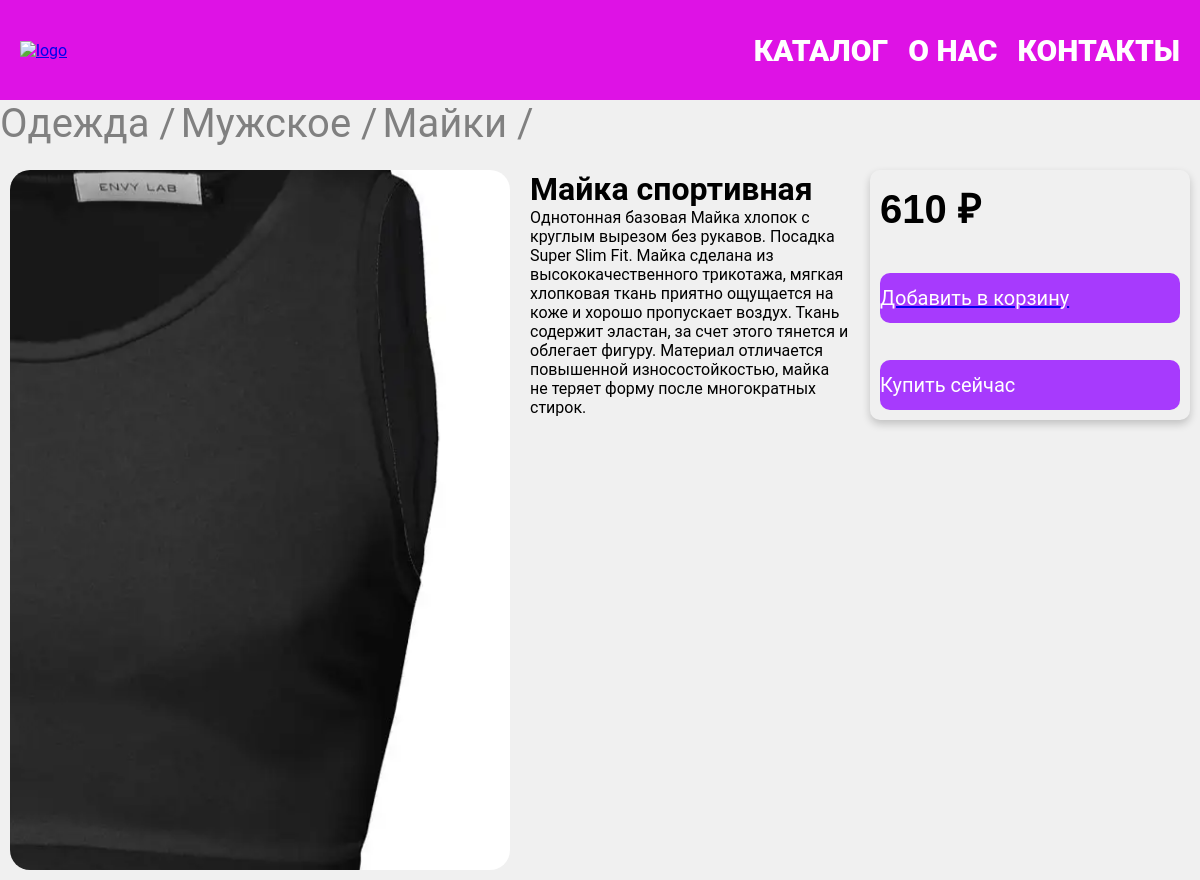
Page /product/11 on the committed database.
### app/models.py (models this page shows, shortened)
class Category(models.Model):
    name = models.CharField(
        verbose_name="Название",
        max_length=200,
    )
    parent = models.ForeignKey(
        "self",
        verbose_name="Родительская категория",
        on_delete=models.CASCADE,
        null=True,
        blank=True,
    )
    class Meta:
        verbose_name="Категория"
        verbose_name_plural = "Категория"

class Product(models.Model):
    name = models.CharField(
        verbose_name="Наименование",
        max_length=200,
    )
    desc = models.TextField(
        verbose_name="Описание",
        max_length=600,
    )
    price = models.DecimalField(
        verbose_name="Цена",
        max_digits=10,
        decimal_places=0,
    )
    image = models.ImageField(
        verbose_name="Изображение",
        upload_to="products/",
    )
    category = models.ForeignKey(
        "Category",
        verbose_name="Категория",
        on_delete=models.CASCADE,
    )
    brand = models.ForeignKey(
        "Brand",
        verbose_name="Бренд",
        on_delete=models.CASCADE,
    )
    class Meta:
        verbose_name="Товар"
        verbose_name_plural = "Товары"

### app/views.py (the view)
# urls.py: path("product/<int:product_id>", views.products_details, name="product_details"),
def products_details(request, product_id):
    product = Product.objects.get(id=product_id)
    categories = []
    categories.append(product.category)
    cur_category = product.category
    while cur_category.parent:
        categories.append(cur_category.parent)
        cur_category = cur_category.parent
    categories.reverse()
    context = {"product": product, "categories": categories}
    return render(request, "app/product_details.html", context)

### app/templates/app/product_details.html
{% extends "base.html" %}
{% block content %}
<div class="categories">
    {% for category in categories %}
    <span class="category">{{ category.name }}{% if not loop.last %} / {% endif %}</span>
    {% endfor %}
</div>
<div class="product_details">
    <div class="item product-details-image">
        <img src="{{ product.image.url}}" alt="{{product.name}}" class="product-details-image">
    </div>
    <div class="item product-details-info">
        <h1 class="product-details-name">{{product.name}}</h1>
        <p class="product-details-name">{{product.desc}}</p>
    </div>
    <div class="item price-container">
        <p class="product-details-price">{{product.price}} ₽</p>
        <a href="{% url 'basket_add' product.id %}">
        <button class="price-button">Добавить в корзину</button>
        </a>
        <button class="price-button">Купить сейчас</button>
    </div>
</div>
{% endblock %}

### app/static/styles/style.css (style rules this page uses)
* { margin: 0; padding: 0; box-sizing: border-box; font-family: 'Roboto', sans-serif; }
body { background-color: #f0f0f0; padding-top: 100px; }
.categories { height: 60px; display: flex; flex-wrap: nowrap; gap: 5px; color: grey; font-size: 40px; white-space: nowrap; overflow: hidden; text-overflow: ellipsis; }
.product_details { display: flex; flex-direction: row; justify-content: space-around; }
.item { margin: 10px; }
.product-details-image { width: 500px; height: 700px; border-radius: 20px; }
.price-container { height: 250px; display: flex; flex-direction: column; justify-content: space-between; border-radius: 10px; padding: 10px; box-shadow: 0 4px 8px rgba(0, 0, 0, 0.2); }
p.product-details-price { margin: 0; font-size: 40px; font-family: helvetica; font-weight: 700; }
.price-container button { width: 300px; height: 50px; font-size: 20px; background-color: #a73afd; color: white; border-radius: 10px; border: none; display: flex; flex-direction: column; justify-content: center; }

### rows in the picture
Category: name "Одежда"
Category: name "Мужское"
Category: name "Майки"
Product: image (picture), name "Майка спортивная", desc "Однотонная базовая Майка хлопок с круглым вырезом без рукавов. Посадка Super Slim Fit. Майка сделана из высококачественного трикотажа, мягкая хлопковая ткань приятно ощущается на коже и хорошо пропускает воздух. Ткань содержит эластан, за счет этого тянется и облегает фигуру. Материал отличается повышенной износостойкостью, майка не теряет форму после многократных стирок.", price "610"
